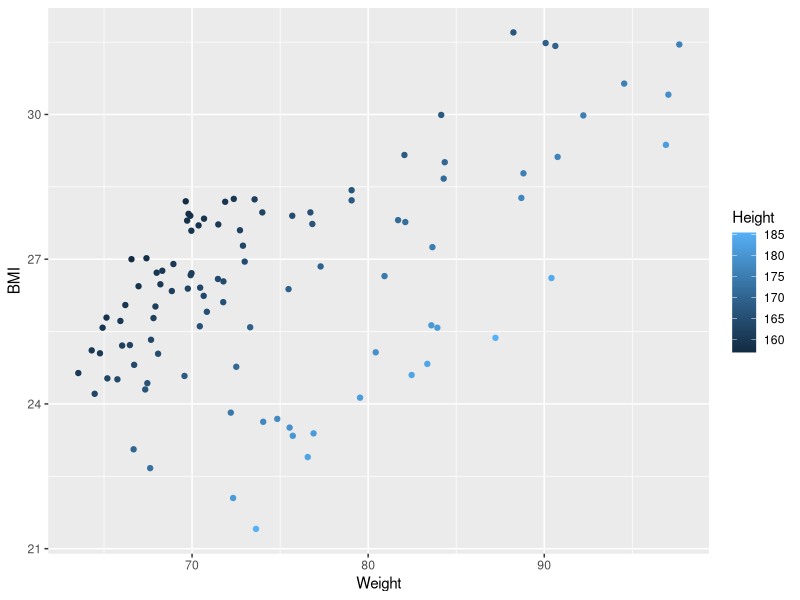
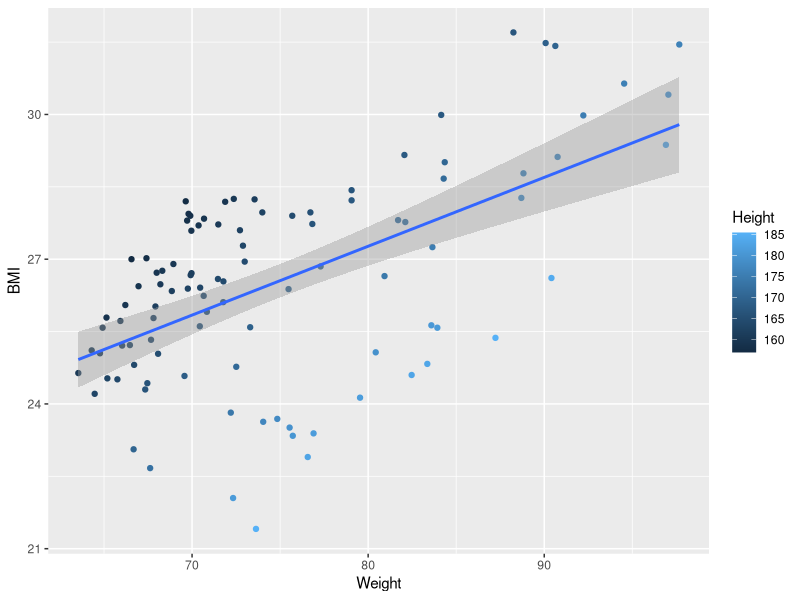
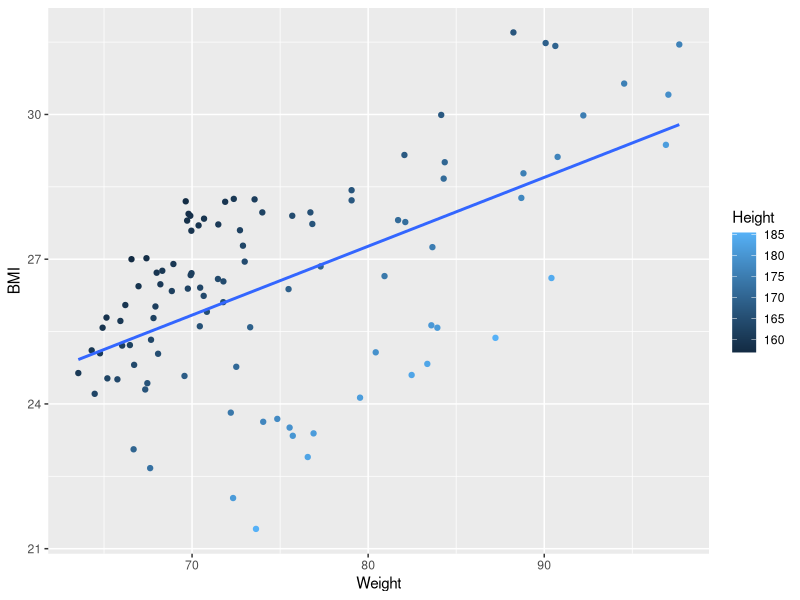
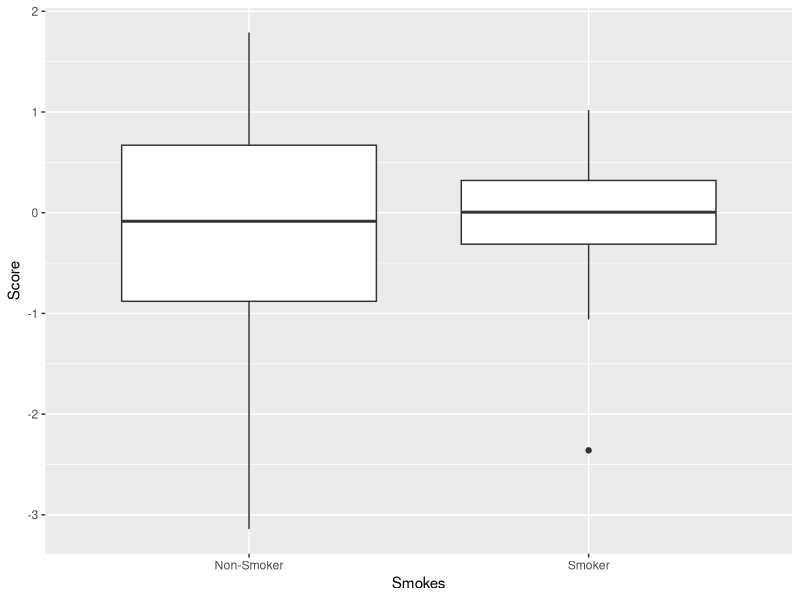
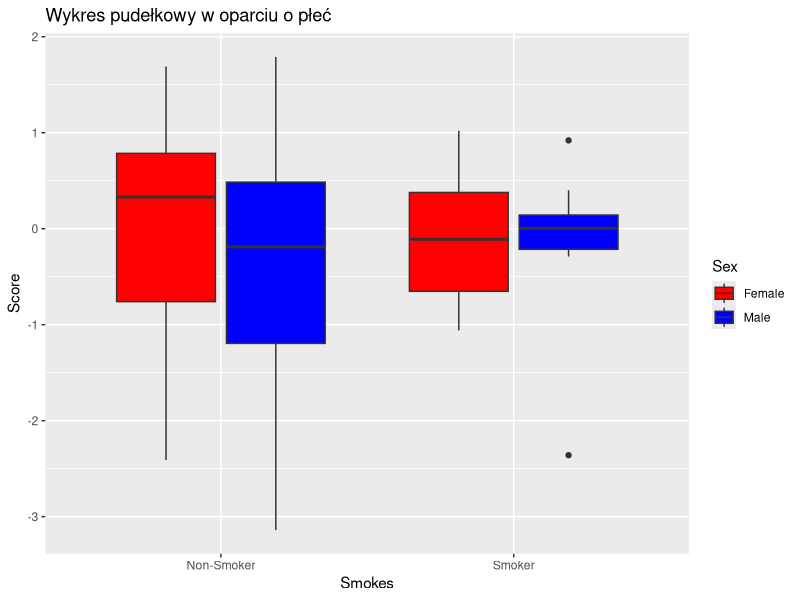
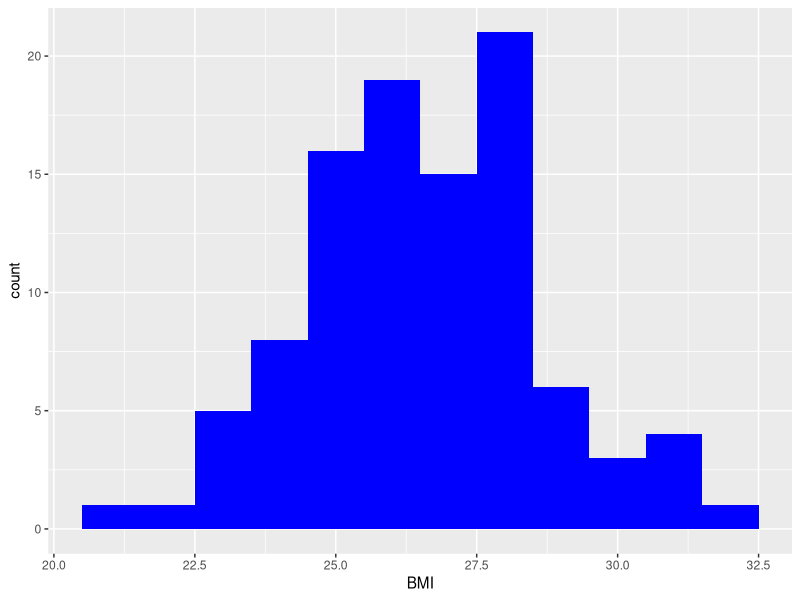
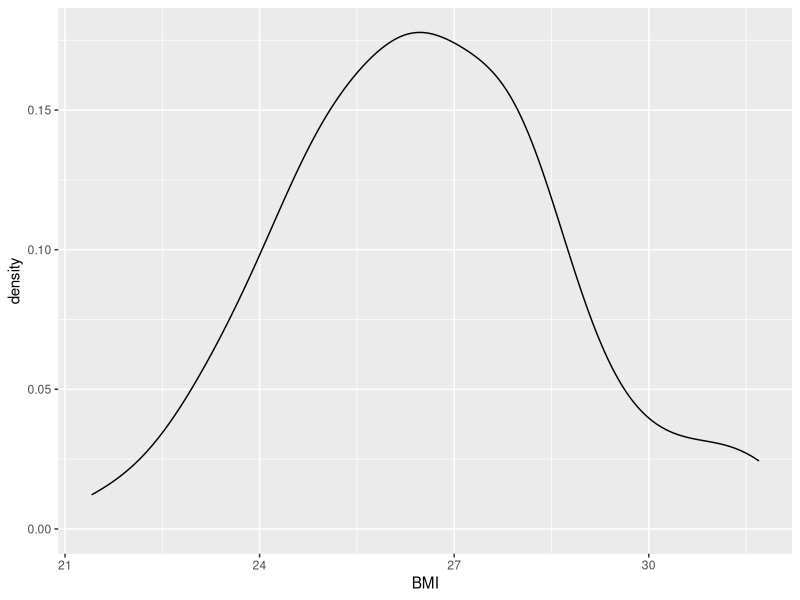
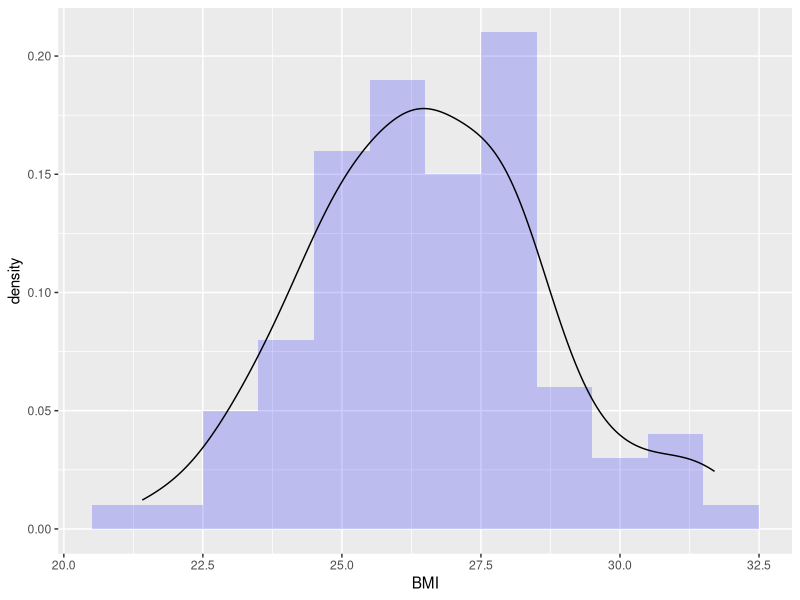

The R source for these figures, in order:
## ---- chunk 1
library(tidyverse)
patients <- read_tsv("patient-data-cleaned.txt")
show_example <- head(patients,3)
show_example
## ---- chunk 2
ggplot(data = patients,
        mapping = aes(x = Weight, y = BMI, color = Height)
        ) +
        geom_point()
## ---- chunk 3
ggplot(data = patients,
        mapping = aes(x = Weight, y = BMI, color = Height)
        ) +
        geom_point() +
        geom_smooth(method = 'lm')
## ---- chunk 4
ggplot(data = patients,
        mapping = aes(x = Weight, y = BMI, color = Height)
        ) +
        geom_point() +
        geom_smooth(method = 'lm', se=FALSE)
## ---- chunk 5
ggplot(data = patients,
        mapping = aes(x = Smokes, y = Score)
        ) +
        geom_boxplot()
## ---- chunk 6
ggplot(data = patients,
        mapping = aes(x = Smokes, y = Score, fill=Sex)
        ) +
        geom_boxplot() +
        scale_fill_manual(values = c("red", "blue")) +
        labs(title = 'Wykres pudełkowy w oparciu o płeć')
## ---- chunk 7
ggplot(data = patients,
        mapping = aes(x = BMI)
        ) +
        geom_histogram(fill = "blue", binwidth = 1)
## ---- chunk 8
ggplot(data = patients, mapping = aes(x=BMI)) +
geom_density()
## ---- chunk 9
# TODO
ggplot(data = patients,
        mapping = aes(x = BMI), after_stat) +
        geom_histogram(aes(y = after_stat(density)), fill = "blue", binwidth = 1, alpha = 0.2) +
        geom_density()       
## ---- chunk 10
ggplot(data = patients, mapping = aes(x = BMI, fill = Sex)) +
geom_density(aes(fill=Sex), alpha = 0.2)
## ---- chunk 11
ggplot(data = patients, mapping = aes(x = BMI, y = Weight, color = Height)) +
geom_point() +
facet_grid(Sex ~ Smokes)
## ---- chunk 12
ggplot(data = patients, mapping = aes(x = Smokes, y = BMI, fill = Sex)) +
geom_boxplot() +
facet_wrap(~ Age)
## ---- chunk 13
ggplot(data = patients, mapping = aes(x = Sex, y = BMI, fill = Age)) +
geom_boxplot() +
facet_wrap(~ Smokes)
## ---- chunk 14
ggplot(data = patients, mapping = aes(x = Weight, y = BMI)) +
geom_point()
## ---- chunk 15
ggplot(data = patients, mapping = aes(x = BMI, y = Weight)) +
geom_point() +
scale_x_continuous(breaks = c(20, 30, 40)) +
scale_y_continuous(breaks = c(60, 100, by = 5),
name = "Weight [kg]")
## ---- chunk 16
ggplot(data = patients, mapping = aes(x = BMI, y = Height, colour = Height)) + 
geom_point() +
scale_colour_gradient2(low = "green", high = "red", mid = "grey", midpoint = mean(patients$Height))
## ---- chunk 17
ggplot(data = patients, mapping = aes(x = BMI, y = Weight, colour = Age)) +
  geom_point() +
  geom_smooth(method = "lm", se = FALSE)
## ---- chunk 18
ggplot(data = patients, mapping = aes(x = BMI, y = Weight, colour = Age)) +
  geom_point() +
  geom_smooth(method = "lm", se = FALSE) +
  theme(
    legend.title = element_blank(),
    legend.key = element_rect(fill = "white"),
    legend.position = "bottom"
  )
## ---- chunk 19
ggplot(data = patients, mapping = aes(x = BMI, y = Weight, colour = Age)) +
  geom_point() +
  geom_smooth(method = "lm", se = FALSE) +
  theme(
    legend.title = element_blank(),
    legend.key = element_rect(fill = "white"),
    legend.position = "bottom",
    panel.grid.minor = element_blank()
  ) +
  labs(title = "BMI w stosunku do wagi")
ggsave("BMI_a_Waga.png", units = "in", height = 16, width = 16)
